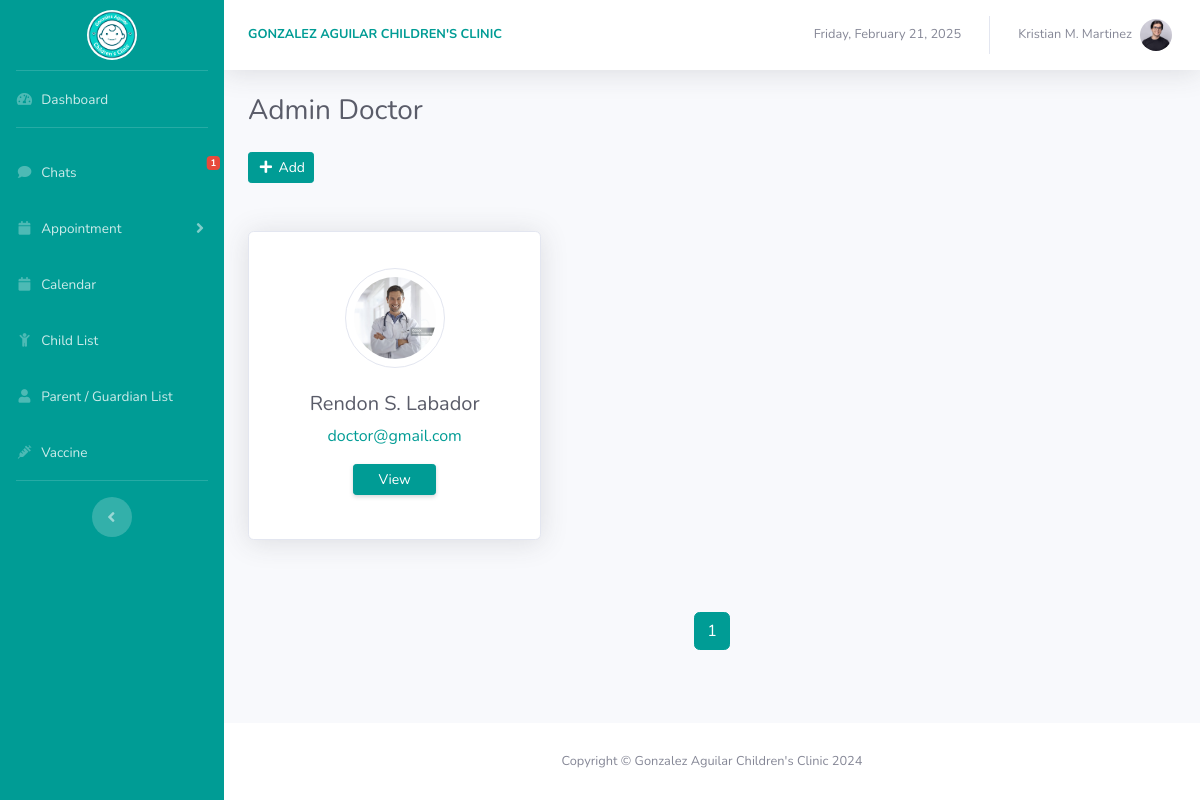
The page /staff/admins.php (signed in) on the database its author committed.
### tables this page shows
CREATE TABLE `staff_tbl` (
  `staff_id` int(11) NOT NULL,
  `unique_id` int(255) NOT NULL,
  `user_type` varchar(255) NOT NULL,
  `s_fname` varchar(255) NOT NULL,
  `s_m_initial` varchar(255) NOT NULL,
  `s_lname` varchar(255) NOT NULL,
  `email` varchar(255) NOT NULL,
  `contact_no` varchar(10) NOT NULL,
  `pass` varchar(255) NOT NULL,
  `staff_pic` varchar(255) NOT NULL,
  `code` mediumint(50) NOT NULL,
  `session_status` varchar(255) NOT NULL
);

### staff/includes/functions.php (called while the page is built, shortened)
<?php
include_once "Pdo.php";
class Functions
{
  private $con;
  public function __construct($db)
  {
    $this->con = $db;
  }
  public function staffInfo($staff_id)
  {
    $stmt = $this->con->prepare('SELECT * FROM staff_tbl WHERE staff_id = ?');
    $stmt->execute([$staff_id]);
    return $stmt->fetch();
  }
  public function getDoctor($offset = 0, $limit = 6)
  {
    $stmt = $this->con->prepare('SELECT * FROM staff_tbl WHERE user_type = "doctor" LIMIT :offset, :limit');
    $stmt->bindValue(':offset', $offset, PDO::PARAM_INT);
    $stmt->bindValue(':limit', $limit, PDO::PARAM_INT);
    $stmt->execute();
    return $stmt->fetchAll(PDO::FETCH_ASSOC);
  }
  public function getDoctorCount()
  {
    $stmt = $this->con->prepare('SELECT COUNT(*) AS total FROM staff_tbl WHERE user_type = "doctor"');
    $stmt->execute();
    $result = $stmt->fetch(PDO::FETCH_ASSOC);
    return isset($result['total']) ? (int) $result['total'] : 0;
  }
}
$functions = new Functions($db);
?>

### staff/admins.php (the view, shortened to what this page needs)
<?php
require "includes/functions.php";
if (!isset($_SESSION['admin_loggedin']) && !isset($_SESSION['secretary_loggedin'])) {
  header("Location: access_denied.php");
  exit;
} else {
  $staff_id = $_SESSION["staff_id"];
  $staff_info = $functions->staffInfo($staff_id);
  $s_m_name = $staff_info['s_m_initial'];
  $words = explode(' ', $s_m_name);
  if (count($words) > 1) {
    $initials = strtoupper(substr($words[0], 0, 1)) . strtoupper(substr($words[1], 0, 1)) . '.';
  } else {
    $initials = strtoupper(substr($s_m_name, 0, 1)) . '.';
  }
  $dname = $staff_info['s_fname'] . ' ' . $initials . ' ' . $staff_info['s_lname'];
  $page = isset($_GET['page']) ? intval($_GET['page']) : 1;
  $items_per_page = 6;
  $offset = ($page - 1) * $items_per_page;
  if (isset($_GET['search']) && !empty($_GET['search'])) {
    $search_query = trim($_GET['search']);
    $doctor = $functions->searchDoctor($search_query);
    $total_items = count($doctor);
  } else {
    $doctor = $functions->getDoctor($offset, $items_per_page);
    $total_items = $functions->getDoctorCount();
  }
  $total_pages = ceil($total_items / $items_per_page);
}
?>
<!DOCTYPE html>
<html lang="en">
<head>
  <?php include './libraries/libraries.php'; ?>
</head>
<body id="page-top">
  <div id="wrapper">
    <?php include './includes/sidebar.php'; ?>
    <div id="content-wrapper" class="d-flex flex-column">
      <div id="content">
        <?php include './includes/topbar.php'; ?>
        <div class="container-fluid">
          <div class="d-sm-flex align-items-center justify-content-between mb-4">
            <h1 class="h3 mb-0 text-gray-800">Admin Doctor</h1>
          </div>
          <button type="button" class="btn btn-sm btn-main d-flex align-items-center" data-toggle="modal"
            data-target="#add_doctor">
            <i class="fas fa-fw fa-plus mr-1"></i>Add
          </button>
          <div class="row my-5 d-flex align-items-center h-100">
            <?php
            foreach ($doctor as $row) {
              $s_m_name1 = $row['s_m_initial'];
              $words1 = explode(' ', $s_m_name1);
              if (count($words1) > 1) {
                $initials1 = strtoupper(substr($words1[0], 0, 1)) . strtoupper(substr($words1[1], 0, 1)) . '.';
              } else {
                $initials1 = strtoupper(substr($s_m_name1, 0, 1)) . '.';
              }
              $d_name = $row['s_fname'] . ' ' . $initials1 . ' ' . $row['s_lname'];
              ?>
              <div class="col-md-4 mb-4">
                <div class="card shadow">
                  <div class="card-body text-center">
                    <div class="mt-3 mb-4">
                      <img src="<?php echo htmlspecialchars($row['staff_pic']); ?>"
                        class="rounded-circle img-fluid border p-2" style="width: 100px; height: 100px" />
                    </div>
                    <h5 class="mb-2 text-dark">
                      <?php echo htmlspecialchars($row['s_fname'] . ' ' . $initials1 . ' ' . $row['s_lname']); ?>
                    </h5>
                    <p class="text-main mb-3"><?php echo htmlspecialchars($row['email']); ?></p>
                    <?php if ($d_name == $dname) { ?>
                      <a href="view_myprofile.php?staff_id=<?php echo $row['staff_id']; ?>"
                        class="shadow-sm btn btn-sm btn-main btn-rounded btn-md px-4 mb-4">View</a>
                    <?php } else { ?>
                      <a href="view_admin_doctor.php?staff_id=<?php echo $row['staff_id']; ?>"
                        class="shadow-sm btn btn-sm btn-main btn-rounded btn-md px-4 mb-4">View</a>
                    <?php } ?>
                  </div>
                </div>
              </div>
              <?php
            }
            ?>
          </div>
          <ul class="pagination justify-content-center">
            <?php for ($i = 1; $i <= $total_pages; $i++): ?>
              <li class="page-item <?php if ($i === $page)
                echo 'active'; ?>">
                <a class="page-link" href="?page=<?php echo $i; ?>"><?php echo $i; ?></a>
              </li>
            <?php endfor; ?>
          </ul>
        </div>
      </div>
      <?php include './includes/footer.php'; ?>
    </div>
  </div>
</body>
</html>

### staff/includes/topbar.php (shortened to what this page needs)
<nav class="navbar navbar-expand navbar-light bg-white topbar mb-4 static-top shadow nonprint">
    <span class="topbar-name small ml-2 text-uppercase font-weight-bold text-main">
        gonzalez aguilar children's clinic
    </span>
    <ul class="navbar-nav ml-auto">
        <li class="nav-item current-date">
            <span class="nav-link small text-secondary">
                <?php
                echo date('l, F j, Y');
                ?>
            </span>
        </li>
        <li class="nav-item dropdown no-arrow">
            <a class="nav-link dropdown-toggle" href="#" id="userDropdown" role="button" data-toggle="dropdown"
                aria-haspopup="true" aria-expanded="false">
                <span class="mr-2 d-none d-lg-inline text-gray-600 small">
                    <?php
                    $current_user = $staff_info['s_m_initial'];
                    $words1 = explode(' ', $current_user);
                    if (count($words1) > 1) {
                        $m_ini = strtoupper(substr($words1[0], 0, 1)) . strtoupper(substr($words1[1], 0, 1)) . '.';
                    } else {
                        $m_ini = strtoupper(substr($current_user, 0, 1)) . '.';
                    }
                    ?>
                    <?php echo $staff_info['s_fname'] . ' ' . $m_ini . ' ' . $staff_info['s_lname']; ?>
                </span>
                <img class="img-profile rounded-circle" src="<?php echo htmlspecialchars($staff_info['staff_pic']); ?>">
            </a>
        </li>
    </ul>
</nav>

### staff/css/main-theme.css (style rules this page uses)
.text-main { color: #009c95 !important; }
.btn-main { color: #fff; background-color: #009c95; border-color: #009c95; }
.page-item.active .page-link { z-index: 3; color: #fff; background-color: #009c95 !important; border-color: #009c95 !important; }

### rows shown on the page
staff_tbl: s_fname "Kristian", s_m_initial "M.", s_lname "Martinez", staff_pic (picture)
staff_tbl: staff_pic (picture), s_fname+s_m_initial+s_lname "Rendon S. Labador", email "doctor@gmail.com"

### other values the page prints
$val "1"
